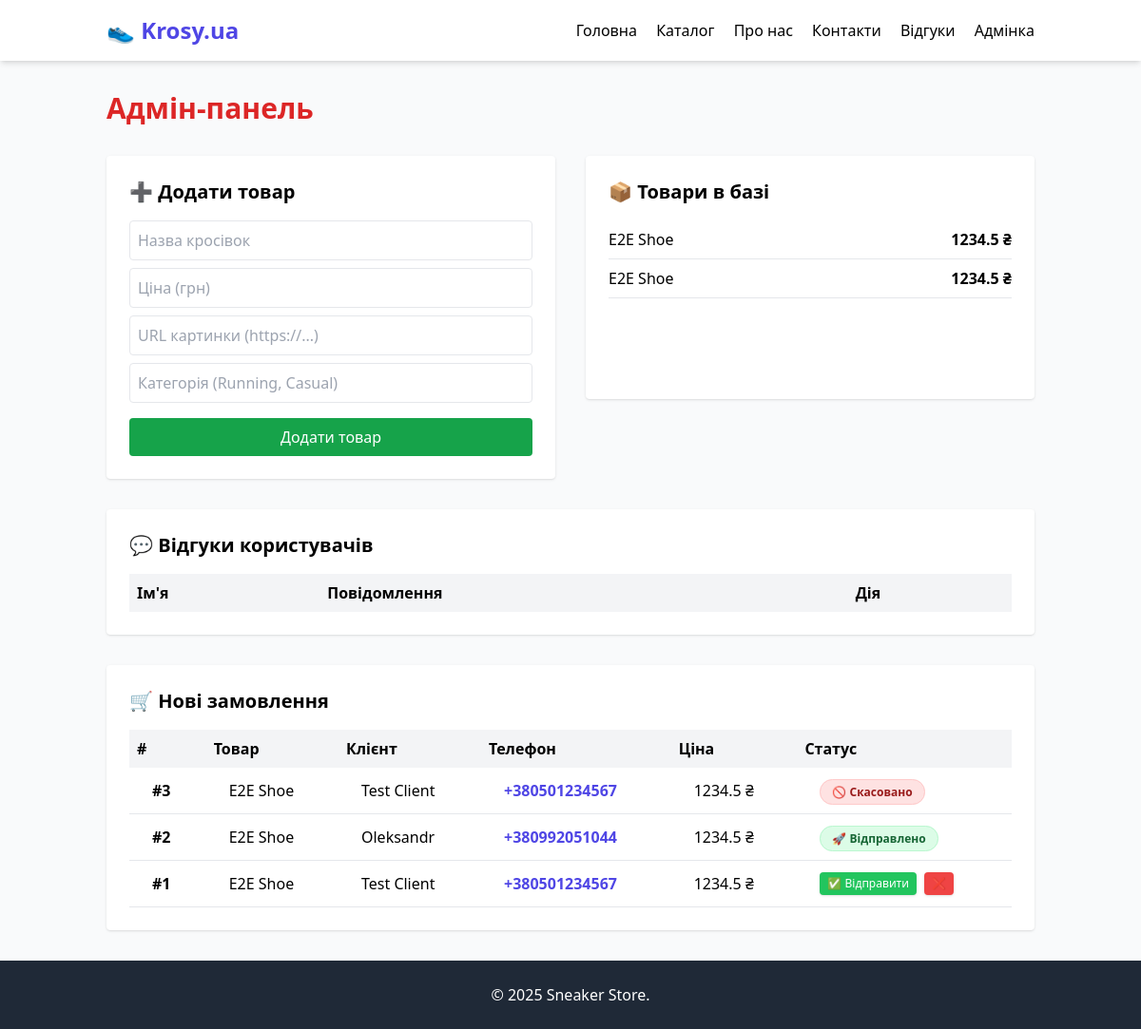
/admin, run on an earlier commit of the app's database.
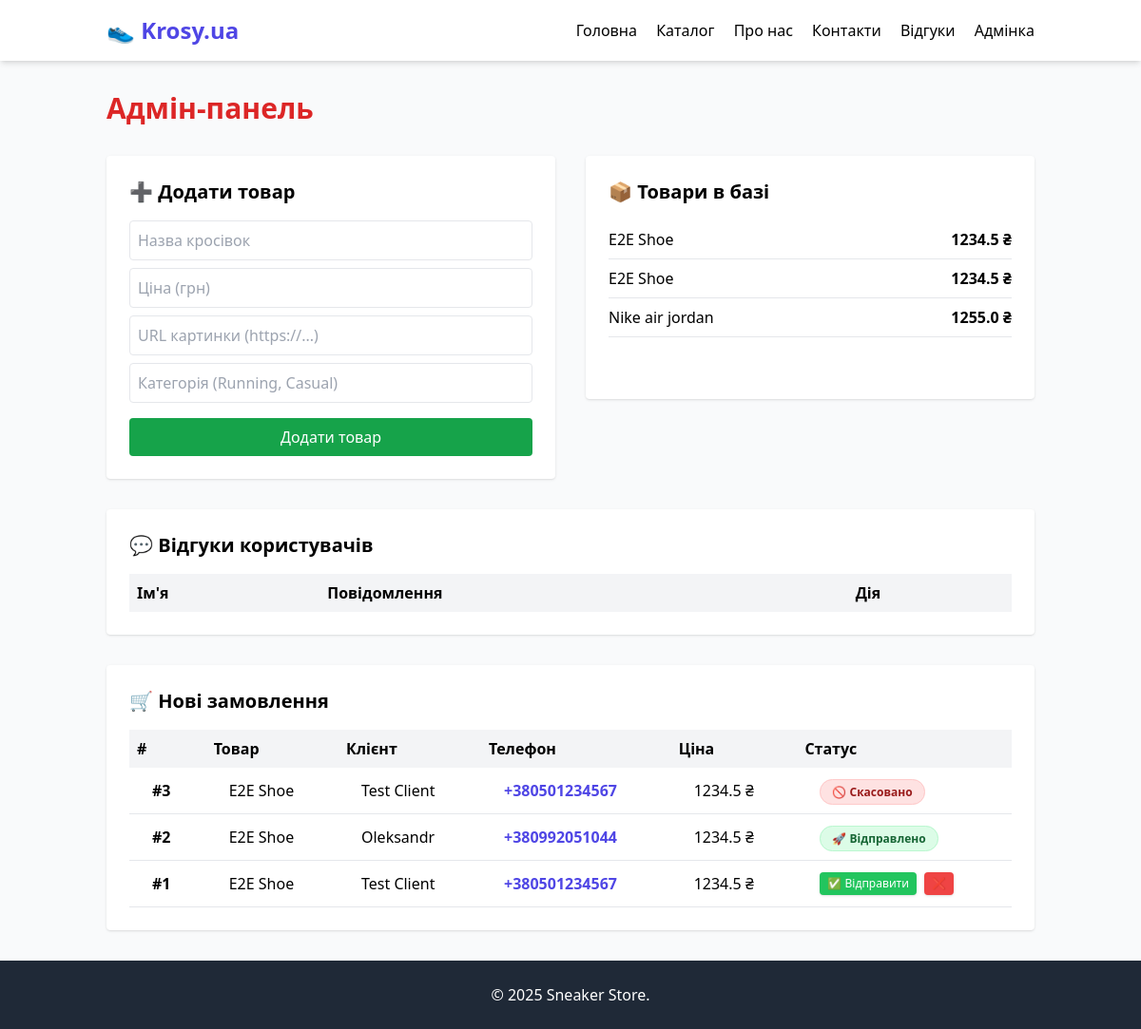
And on a later commit of the database.
### tables this page shows
CREATE TABLE products (
            id INTEGER PRIMARY KEY AUTOINCREMENT,
            name TEXT NOT NULL,
            price REAL NOT NULL,
            image TEXT,
            category TEXT
        );

CREATE TABLE orders (
            id INTEGER PRIMARY KEY AUTOINCREMENT,
            product_id INTEGER NOT NULL,
            customer_name TEXT NOT NULL,
            customer_phone TEXT NOT NULL,
            status TEXT DEFAULT 'New',
            FOREIGN KEY (product_id) REFERENCES products (id)
        );

### routes/admin.py (the view, shortened to what this page needs)
@admin_bp.route('/admin', methods=['GET', 'POST'])
def admin_panel():
    reviews = get_all_feedback()
    products = get_all_products()
    orders = get_all_orders()
    return render_template('admin.html', title="Адмін-панель", reviews=reviews, products=products, orders=orders)

### models.py (called while the page is built)
def get_db_connection():
    conn = sqlite3.connect('db.sqlite')
    conn.row_factory = sqlite3.Row
    return conn

def get_all_feedback():
    conn = get_db_connection()
    reviews = conn.execute('SELECT * FROM feedback ORDER BY id DESC').fetchall()
    conn.close()
    return reviews

def get_all_products():
    conn = get_db_connection()
    products = conn.execute('SELECT * FROM products').fetchall()
    conn.close()
    return products

def get_all_orders():
    conn = get_db_connection()
    query = '''
        SELECT orders.id, orders.customer_name, orders.customer_phone, orders.status, products.name as product_name, products.price
        FROM orders
        JOIN products ON orders.product_id = products.id
        ORDER BY orders.id DESC
    '''
    orders = conn.execute(query).fetchall()
    conn.close()
    return orders

### templates/admin.html (shortened to what the changed rows need)
{% extends "base.html" %}
{% block content %}
<div class="max-w-6xl mx-auto">
    <h1 class="text-3xl font-bold mb-8 text-red-600">Адмін-панель</h1>
    <div class="grid grid-cols-1 md:grid-cols-2 gap-8">
        <div class="bg-white p-6 rounded shadow">
            <h2 class="text-xl font-bold mb-4">➕ Додати товар</h2>
        </div>
        <div class="bg-white p-6 rounded shadow overflow-y-auto h-64">
            <h2 class="text-xl font-bold mb-4">📦 Товари в базі</h2>
            <ul>
                {% for product in products %}
                <li class="border-b py-2 flex justify-between">
                    <span>{{ product['name'] }}</span>
                    <span class="font-bold">{{ product['price'] }} ₴</span>
                </li>
                {% endfor %}
            </ul>
        </div>
    </div>
    <div class="mt-8 bg-white p-6 rounded shadow">
        <h2 class="text-xl font-bold mb-4">💬 Відгуки користувачів</h2>
        <table class="w-full text-left">
            <thead>
                <tr class="bg-gray-100">
                    <th class="p-2">Ім'я</th>
                    <th class="p-2">Повідомлення</th>
                    <th class="p-2">Дія</th>
                </tr>
            </thead>
        </table>
    </div>
    <div class="mt-8 bg-white p-6 rounded shadow">
        <h2 class="text-xl font-bold mb-4">🛒 Нові замовлення</h2>
        <table class="w-full text-left">
            <thead>
                <tr class="bg-gray-100">
                    <th class="p-2">#</th>
                    <th class="p-2">Товар</th>
                    <th class="p-2">Клієнт</th>
                    <th class="p-2">Телефон</th>
                    <th class="p-2">Ціна</th>
                    <th class="p-2">Статус</th>
                </tr>
            </thead>
            <tbody>
                {% for order in orders %}
                <tr class="border-b border-gray-200 hover:bg-gray-100 transition">
                    <td class="py-3 px-6 font-bold">#{{ order['id'] }}</td>
                    <td class="py-3 px-6">{{ order['product_name'] }}</td>
                    <td class="py-3 px-6">{{ order['customer_name'] }}</td>
                    <td class="py-3 px-6 font-bold text-indigo-600">{{ order['customer_phone'] }}</td>
                    <td class="py-3 px-6">{{ order['price'] }} ₴</td>
                    <td class="py-3 px-6">
                        {% if order['status'] == 'New' %}
                            <div class="flex space-x-2">
                                <a href="/admin/order/{{ order['id'] }}/Sent"
                                   class="bg-green-500 text-white px-2 py-1 rounded text-xs hover:bg-green-600 shadow"
                                   title="Позначити як відправлене">
                                   ✅ Відправити
                                </a>
                                <a href="/admin/order/{{ order['id'] }}/Canceled"
                                   class="bg-red-500 text-white px-2 py-1 rounded text-xs hover:bg-red-600 shadow"
                                   title="Скасувати замовлення">
                                   ❌
                                </a>
                            </div>
                        {% elif order['status'] == 'Sent' %}
                            <span class="bg-green-100 text-green-800 py-1 px-3 rounded-full text-xs font-bold border border-green-200">
                                🚀 Відправлено
                            </span>
                        {% else %}
                            <span class="bg-red-100 text-red-800 py-1 px-3 rounded-full text-xs font-bold border border-red-200">
                                🚫 Скасовано
                            </span>
                        {% endif %}
                    </td>
                </tr>
                {% else %}
                <tr>
                    <td colspan="6" class="p-4 text-center text-gray-500">Поки немає замовлень</td>
                </tr>
                {% endfor %}
            </tbody>
        </table>
    </div>
</div>
{% endblock %}

What changed in the data, as far as the page shows it:
added products: name "Nike air jordan", price "1255.0"
